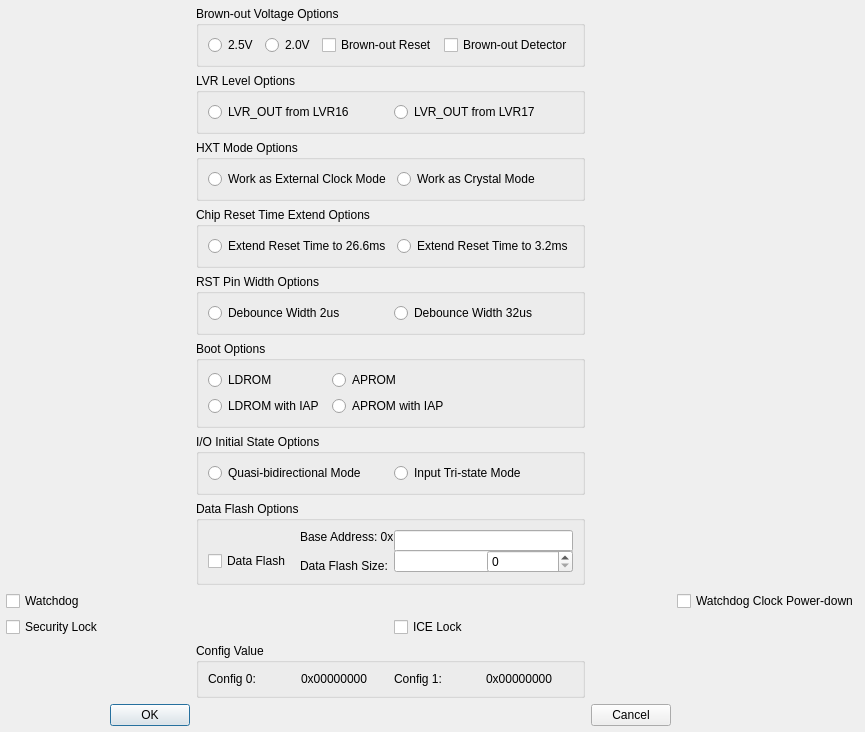
<?xml version="1.0" ?>
<ui version="4.0">
  <class>Dialog</class>
  <widget class="QDialog" name="Dialog">
    <property name="geometry">
      <rect>
        <x>0</x>
        <y>0</y>
        <width>287</width>
        <height>406</height>
      </rect>
    </property>
    <layout class="QGridLayout" name="outer_layout">
      <property name="leftMargin">
        <number>6</number>
      </property>
      <property name="topMargin">
        <number>6</number>
      </property>
      <property name="rightMargin">
        <number>6</number>
      </property>
      <property name="bottomMargin">
        <number>6</number>
      </property>
      <property name="spacing">
        <number>6</number>
      </property>
      <item row="0" column="2" colspan="2">
        <widget class="QGroupBox" name="IDC_GROUP_BROWN_OUT_VOLTAGE">
          <property name="title">
            <string>Brown-out Voltage Options</string>
          </property>
          <layout class="QHBoxLayout" name="layout_IDC_GROUP_BROWN_OUT_VOLTAGE">
            <item>
              <widget class="QRadioButton" name="IDC_RADIO_BOV_0">
                <property name="text">
                  <string>2.5V</string>
                </property>
              </widget>
            </item>
            <item>
              <widget class="QRadioButton" name="IDC_RADIO_BOV_1">
                <property name="text">
                  <string>2.0V</string>
                </property>
              </widget>
            </item>
            <item>
              <widget class="QCheckBox" name="IDC_CHECK_BROWN_OUT_RESET">
                <property name="text">
                  <string>Brown-out Reset</string>
                </property>
              </widget>
            </item>
            <item>
              <widget class="QCheckBox" name="IDC_CHECK_BROWN_OUT_DETECT">
                <property name="text">
                  <string>Brown-out Detector</string>
                </property>
              </widget>
            </item>
          </layout>
        </widget>
      </item>
      <item row="1" column="2" colspan="2">
        <widget class="QGroupBox" name="IDC_GROUP_LVR_LEVEL">
          <property name="title">
            <string>LVR Level Options</string>
          </property>
          <layout class="QHBoxLayout" name="layout_IDC_GROUP_LVR_LEVEL">
            <item>
              <widget class="QRadioButton" name="IDC_RADIO_LVR_LEVEL_0">
                <property name="text">
                  <string>LVR_OUT from LVR16</string>
                </property>
              </widget>
            </item>
            <item>
              <widget class="QRadioButton" name="IDC_RADIO_LVR_LEVEL_1">
                <property name="text">
                  <string>LVR_OUT from LVR17</string>
                </property>
              </widget>
            </item>
          </layout>
        </widget>
      </item>
      <item row="2" column="2" colspan="2">
        <widget class="QGroupBox" name="IDC_GROUP_HXT_MODE">
          <property name="title">
            <string>HXT Mode Options</string>
          </property>
          <layout class="QHBoxLayout" name="layout_IDC_GROUP_HXT_MODE">
            <item>
              <widget class="QRadioButton" name="IDC_RADIO_HXT_MODE_0">
                <property name="text">
                  <string>Work as External Clock Mode</string>
                </property>
              </widget>
            </item>
            <item>
              <widget class="QRadioButton" name="IDC_RADIO_HXT_MODE_1">
                <property name="text">
                  <string>Work as Crystal Mode</string>
                </property>
              </widget>
            </item>
          </layout>
        </widget>
      </item>
      <item row="3" column="2" colspan="2">
        <widget class="QGroupBox" name="IDC_GROUP_CHIPRESET_TIMEEXT">
          <property name="title">
            <string>Chip Reset Time Extend Options</string>
          </property>
          <layout class="QHBoxLayout" name="layout_IDC_GROUP_CHIPRESET_TIMEEXT">
            <item>
              <widget class="QRadioButton" name="IDC_RADIO_CHIPRESET_TIMEEXT_0">
                <property name="text">
                  <string>Extend Reset Time to 26.6ms</string>
                </property>
              </widget>
            </item>
            <item>
              <widget class="QRadioButton" name="IDC_RADIO_CHIPRESET_TIMEEXT_1">
                <property name="text">
                  <string>Extend Reset Time to 3.2ms</string>
                </property>
              </widget>
            </item>
          </layout>
        </widget>
      </item>
      <item row="4" column="2" colspan="2">
        <widget class="QGroupBox" name="IDC_GROUP_RST_PIN_WIDTH">
          <property name="title">
            <string>RST Pin Width Options</string>
          </property>
          <layout class="QHBoxLayout" name="layout_IDC_GROUP_RST_PIN_WIDTH">
            <item>
              <widget class="QRadioButton" name="IDC_RADIO_RST_PIN_WIDTH_0">
                <property name="text">
                  <string>Debounce Width 2us</string>
                </property>
              </widget>
            </item>
            <item>
              <widget class="QRadioButton" name="IDC_RADIO_RST_PIN_WIDTH_1">
                <property name="text">
                  <string>Debounce Width 32us</string>
                </property>
              </widget>
            </item>
          </layout>
        </widget>
      </item>
      <item row="5" column="2" colspan="2">
        <widget class="QGroupBox" name="IDC_GROUP_BOOT_SELECT">
          <property name="title">
            <string>Boot Options</string>
          </property>
          <layout class="QGridLayout" name="layout_IDC_GROUP_BOOT_SELECT">
            <item row="0" column="0">
              <widget class="QRadioButton" name="IDC_RADIO_BS_LDROM">
                <property name="text">
                  <string>LDROM</string>
                </property>
              </widget>
            </item>
            <item row="0" column="1">
              <widget class="QRadioButton" name="IDC_RADIO_BS_APROM">
                <property name="text">
                  <string>APROM</string>
                </property>
              </widget>
            </item>
            <item row="1" column="0" colspan="2">
              <widget class="QRadioButton" name="IDC_RADIO_BS_LDROM_APROM">
                <property name="text">
                  <string>LDROM with IAP</string>
                </property>
              </widget>
            </item>
            <item row="1" column="1" colspan="2">
              <widget class="QRadioButton" name="IDC_RADIO_BS_APROM_LDROM">
                <property name="text">
                  <string>APROM with IAP</string>
                </property>
              </widget>
            </item>
          </layout>
        </widget>
      </item>
      <item row="6" column="2" colspan="2">
        <widget class="QGroupBox" name="IDC_GROUP_IO_STATE">
          <property name="title">
            <string>I/O Initial State Options</string>
          </property>
          <layout class="QHBoxLayout" name="layout_IDC_GROUP_IO_STATE">
            <item>
              <widget class="QRadioButton" name="IDC_RADIO_IO_BI">
                <property name="text">
                  <string>Quasi-bidirectional Mode</string>
                </property>
              </widget>
            </item>
            <item>
              <widget class="QRadioButton" name="IDC_RADIO_IO_TRI">
                <property name="text">
                  <string>Input Tri-state Mode</string>
                </property>
              </widget>
            </item>
          </layout>
        </widget>
      </item>
      <item row="7" column="2" colspan="2">
        <widget class="QGroupBox" name="IDC_GROUP_DATA_FLASH">
          <property name="title">
            <string>Data Flash Options</string>
          </property>
          <layout class="QGridLayout" name="layout_IDC_GROUP_DATA_FLASH">
            <item row="1" column="0" rowspan="2">
              <widget class="QCheckBox" name="IDC_CHECK_DATA_FLASH_ENABLE">
                <property name="text">
                  <string>Data Flash</string>
                </property>
              </widget>
            </item>
            <item row="0" column="1" colspan="2">
              <widget class="QLabel" name="IDC_STATIC_FLASH_BASE_ADDRESS">
                <property name="text">
                  <string>Base Address: 0x</string>
                </property>
              </widget>
            </item>
            <item row="0" column="2" rowspan="2" colspan="2">
              <widget class="QLineEdit" name="IDC_EDIT_FLASH_BASE_ADDRESS"/>
            </item>
            <item row="2" column="1">
              <widget class="QLabel" name="IDC_STATIC_DATA_FLASH_SIZE">
                <property name="text">
                  <string>Data Flash Size:</string>
                </property>
              </widget>
            </item>
            <item row="1" column="2" rowspan="2" colspan="2">
              <widget class="QLineEdit" name="IDC_EDIT_DATA_FLASH_SIZE"/>
            </item>
            <item row="1" column="3" rowspan="2">
              <widget class="QSpinBox" name="IDC_SPIN_DATA_FLASH_SIZE"/>
            </item>
          </layout>
        </widget>
      </item>
      <item row="9" column="0">
        <widget class="QCheckBox" name="IDC_CHECK_SECURITY_LOCK">
          <property name="text">
            <string>Security Lock</string>
          </property>
        </widget>
      </item>
      <item row="9" column="3">
        <widget class="QCheckBox" name="IDC_CHECK_ICE_LOCK">
          <property name="text">
            <string>ICE Lock</string>
          </property>
        </widget>
      </item>
      <item row="8" column="0">
        <widget class="QCheckBox" name="IDC_CHECK_WDT_ENABLE">
          <property name="text">
            <string>Watchdog</string>
          </property>
        </widget>
      </item>
      <item row="8" column="5">
        <widget class="QCheckBox" name="IDC_CHECK_WDT_POWER_DOWN">
          <property name="text">
            <string>Watchdog Clock Power-down</string>
          </property>
        </widget>
      </item>
      <item row="10" column="2" colspan="2">
        <widget class="QGroupBox" name="IDC_GROUP_CONFIG_VALUE">
          <property name="title">
            <string>Config Value</string>
          </property>
          <layout class="QHBoxLayout" name="layout_IDC_GROUP_CONFIG_VALUE">
            <item>
              <widget class="QLabel" name="IDC_STATIC_CONFIG_0">
                <property name="text">
                  <string>Config 0:</string>
                </property>
              </widget>
            </item>
            <item>
              <widget class="QLabel" name="IDC_STATIC_CONFIG_VALUE_0">
                <property name="text">
                  <string>0x00000000</string>
                </property>
              </widget>
            </item>
            <item>
              <widget class="QLabel" name="IDC_STATIC_CONFIG_1">
                <property name="text">
                  <string>Config 1:</string>
                </property>
              </widget>
            </item>
            <item>
              <widget class="QLabel" name="IDC_STATIC_CONFIG_VALUE_1">
                <property name="text">
                  <string>0x00000000</string>
                </property>
              </widget>
            </item>
          </layout>
        </widget>
      </item>
      <item row="11" column="1">
        <widget class="QPushButton" name="IDOK">
          <property name="text">
            <string>OK</string>
          </property>
        </widget>
      </item>
      <item row="11" column="4">
        <widget class="QPushButton" name="IDCANCEL">
          <property name="text">
            <string>Cancel</string>
          </property>
        </widget>
      </item>
    </layout>
  </widget>
  <resources/>
  <connections/>
</ui>
